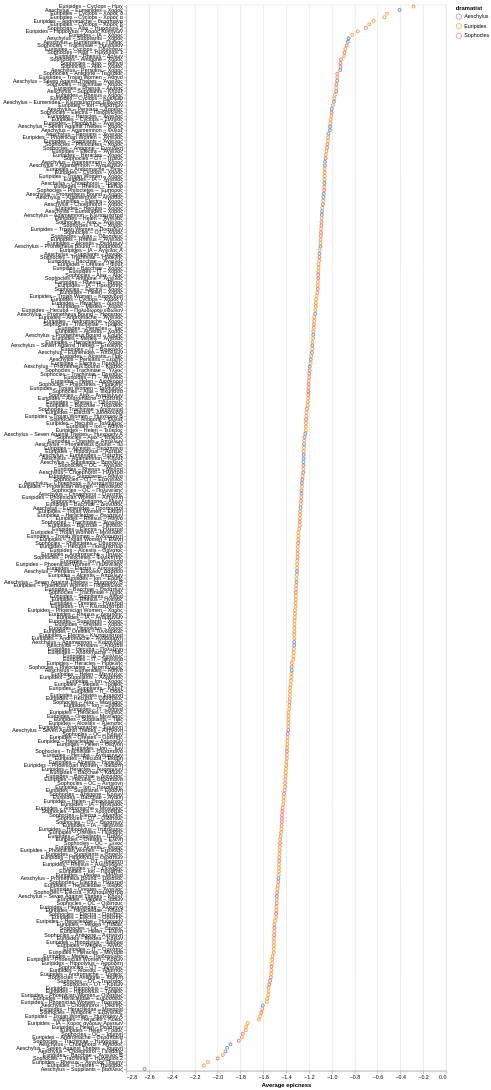

Write notebook code for a chart like this one.
### Code cell
import altair as alt

speaker_df["label"] = speaker_df["dramatist"] + " – " + speaker_df["title"] + " – " + speaker_df["speaker"]

alt.Chart(speaker_df).mark_point().encode(
    x=alt.X("epicness:Q", title="Average epicness"),
    y=alt.Y("label:N", sort="-x", title=None, axis=alt.Axis(labelLimit=300)),
    color="dramatist:N"
).properties(width=600, height=3000)

### Figure 1 — Vega-Lite specification as saved in the notebook (floating-point values rounded to 4 significant figures; data arrays with more than 128 entries replaced by an {"elided": "..."} marker saying what was removed)
{"config": {"view": {"continuousWidth": 300, "continuousHeight": 300}}, "data": {"name": "data-0e99537fd5ec04bf147d46eef0fb49e2"}, "mark": {"type": "point"}, "encoding": {"color": {"field": "dramatist", "type": "nominal"}, "x": {"field": "epicness", "title": "Average epicness", "type": "quantitative"}, "y": {"axis": {"labelLimit": 300}, "field": "label", "sort": "-x", "title": null, "type": "nominal"}}, "height": 3000, "width": 600, "$schema": "https://vega.github.io/schema/vega-lite/v6.4.1.json", "datasets": {"data-0e99537fd5ec04bf147d46eef0fb49e2": {"elided": "302 records"}}}
